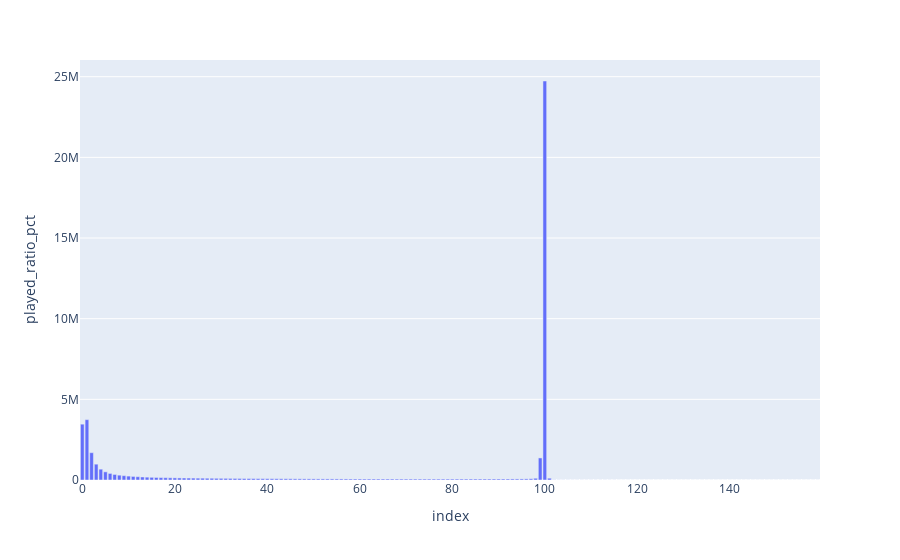

The notebook cell this image was saved under:
### Markdown cell above
## Процент прослушивания  (колонка played_ratio_pct)

### Code cell
fig = px.bar(
    df_listen["played_ratio_pct"].value_counts().reset_index(),
    x="index",
    y="played_ratio_pct"
)

fig.show()

### Figure 1 — Plotly figure (JSON) as saved in the notebook; plotly's stock layout.template omitted (floating-point values rounded to 4 significant figures; data arrays with more than 128 entries replaced by an {"elided": "..."} marker saying what was removed)
{"data": [{"hovertemplate": "index=%{x}<br>played_ratio_pct=%{y}<extra></extra>", "legendgroup": "", "marker": {"color": "#636efa", "pattern": {"shape": ""}}, "name": "", "orientation": "v", "showlegend": false, "textposition": "auto", "type": "bar", "x": {"elided": "160 float values"}, "xaxis": "x", "y": {"elided": "160 int values"}, "yaxis": "y"}], "layout": {"barmode": "relative", "legend": {"tracegroupgap": 0}, "margin": {"t": 60}, "xaxis": {"anchor": "y", "domain": [0, 1], "title": {"text": "index"}}, "yaxis": {"anchor": "x", "domain": [0, 1], "title": {"text": "played_ratio_pct"}}}}
